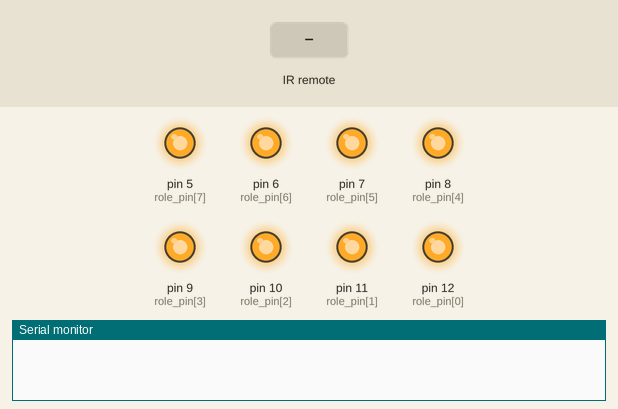
A sketch run on a simulated Arduino Uno, built with avr-gcc and run on an emulated ATmega328P. On the bench: output pins drawn as LEDs (lit = HIGH), the last lines printed to the serial monitor. The inputs (shaded band) are chosen by the test bench.

Above: at 1.2 s.
1.3 s: infrared code 0xDCECAB received
At 2.4 s:
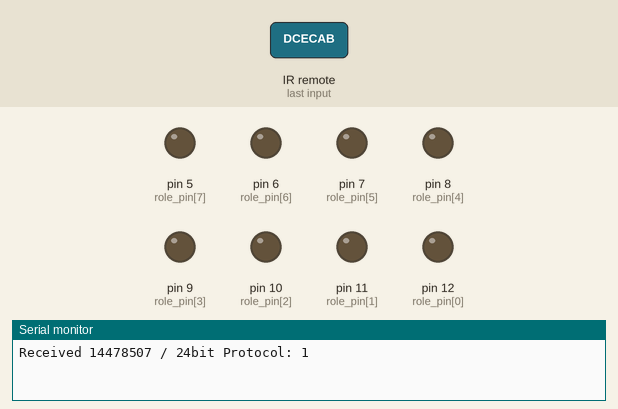
4.3 s: infrared code 0xDCECA1 received
At 5.2 s:
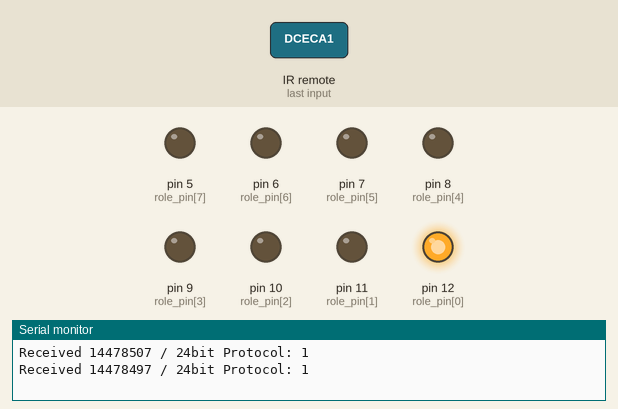
5.8 s: infrared code 0xDCECA2 received
At 6.4 s:
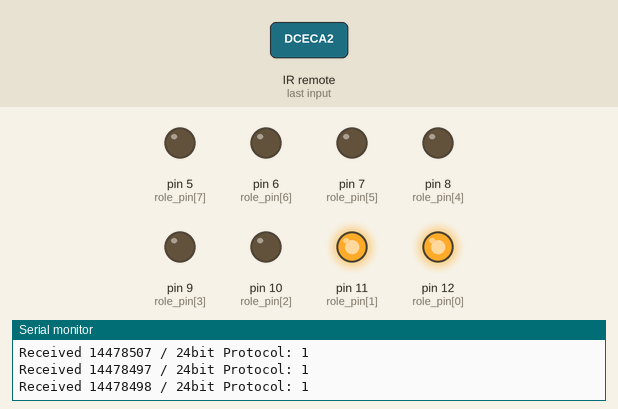
7.3 s: infrared code 0xDCECA3 received
At 8.5 s:
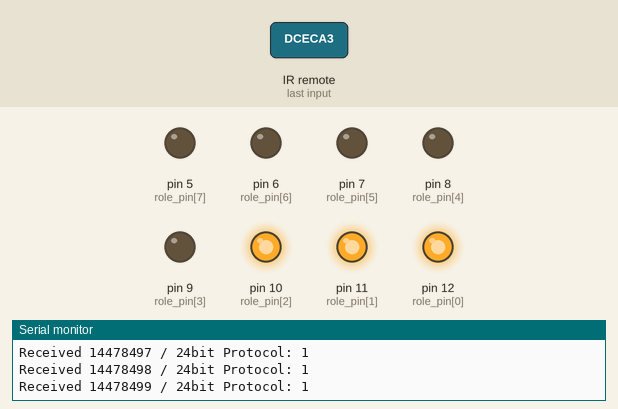
8.8 s: infrared code 0xDCECA4 received
At 9.9 s:
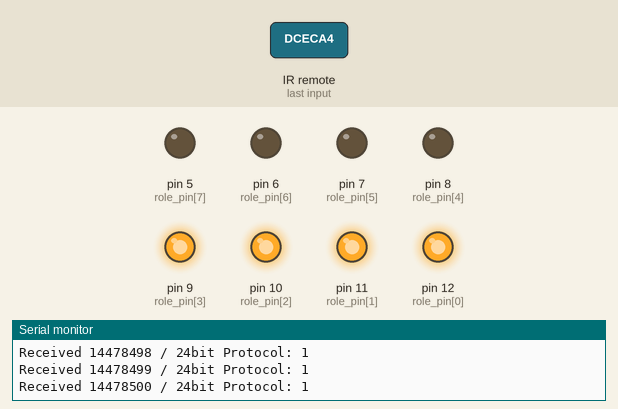
10.3 s: infrared code 0xDCECA5 received
At 11.0 s:
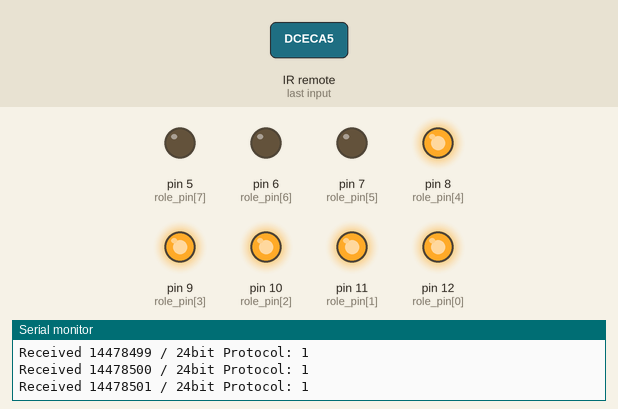
Timing chart, 0 to 12.8 s (numbered marks = the images above; inputs shaded):
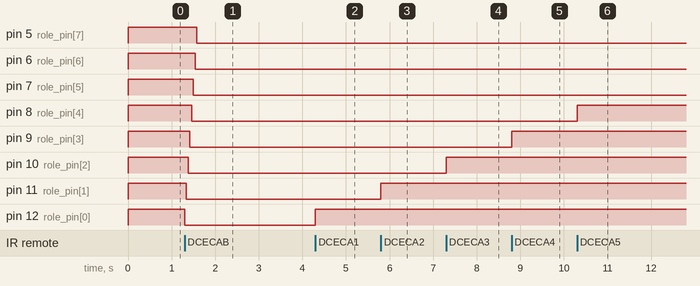

The sketch:

433Mhz_RF_8_kanal_role_kontrol.ino
```cpp
/*
  Simple example for receiving
  https://github.com/sui77/rc-switch/
  Dr.TRonik -> YouTube tarafından 8 Kanallı röle kartı ve RF kumanda için modifie edilmiştir...
  Açık kaynak dahilinde kişisel olarak kullanılabilir, dağıtılabilir, kopylalanabilir...
  İlgili kütüphane kısıtlamalarına tabidir...
 */

#include <RCSwitch.h>//Kütüphanemiz dahil edildi...
RCSwitch mySwitch = RCSwitch();//Modülümüzün ismi mySwitch oldu...

const int role_pin[8] = {12,11,10,9,8,7,6,5}; //Röle pinleri sabit integer değişkenlerine dizi olarak atandı...
int role_gecikme;

//___SET UP___
void setup() {

  for(int i=0; i<9; i++){          //Dizinin tüm elemanları
  pinMode(role_pin[i], OUTPUT);    //Çıkış  ve
  digitalWrite(role_pin[i], HIGH); // HIGH olacak şekilde tanımlandı...
  }

  Serial.begin(9600);
  mySwitch.enableReceive(0);  // Receiver on interrupt 0 => that is pin #2
}

//__LOOP___
void loop() {
  if (mySwitch.available()) {
    Serial.print("Received ");
    Serial.print( mySwitch.getReceivedValue() );
    Serial.print(" / ");
    Serial.print( mySwitch.getReceivedBitlength() );
    Serial.print("bit ");
    Serial.print("Protocol: ");
    Serial.println( mySwitch.getReceivedProtocol() );

role_gecikme=300;

if(mySwitch.getReceivedValue()== 14478497)
{
    digitalWrite(role_pin[0], !digitalRead(role_pin[0]));//Röle dizimizin 0.elemanı D12.pin... Toogle olarak çalışabilmesi için
    delay(role_gecikme);
}
if(mySwitch.getReceivedValue()== 14478498)
{
  digitalWrite(role_pin[1], !digitalRead(role_pin[1]));//Röle dizimizin 1.elemanı D11.pin... Toogle olarak çalışabilmesi için
   delay(role_gecikme);
}
if(mySwitch.getReceivedValue()== 14478499)
{
  digitalWrite(role_pin[2], !digitalRead(role_pin[2]));//Röle dizimizin 2.elemanı D10.pin... Toogle olarak çalışabilmesi için
   delay(role_gecikme);
}
if(mySwitch.getReceivedValue()== 14478500)
{
  digitalWrite(role_pin[3], !digitalRead(role_pin[3]));//Röle dizimizin 3.elemanı D9.pin... Toogle olarak çalışabilmesi için
   delay(role_gecikme);
}
if(mySwitch.getReceivedValue()== 14478501)
{
  digitalWrite(role_pin[4], !digitalRead(role_pin[4]));//Röle dizimizin 4.elemanı D8.pin... Toogle olarak çalışabilmesi için
   delay(role_gecikme);
}
if(mySwitch.getReceivedValue()== 14478502)
{
  digitalWrite(role_pin[5], !digitalRead(role_pin[5]));//Röle dizimizin 5.elemanı D7.pin... Toogle olarak çalışabilmesi için
   delay(role_gecikme);
}
if(mySwitch.getReceivedValue()== 14478503)
{
  digitalWrite(role_pin[6], !digitalRead(role_pin[6]));//Röle dizimizin 6.elemanı D6.pin... Toogle olarak çalışabilmesi için
   delay(role_gecikme);
}
if(mySwitch.getReceivedValue()== 14478504)
{
  digitalWrite(role_pin[7], !digitalRead(role_pin[7]));//Röle dizimizin 7.elemanı D5.pin... Toogle olarak çalışabilmesi için
   delay(role_gecikme);
}
//Röle dizimizin hepsini kapatabilmek için
if(mySwitch.getReceivedValue()== 14478508)
{
  for(int i=0; i<9; i++){
  digitalWrite(role_pin[i], HIGH);//Röle dizimizin hepsini 80mS ara ile tek tuş ile kapatabilmek için...
   delay(40);
}
delay(role_gecikme);
}

//Röle dizimizin hepsini açabilmek için
if(mySwitch.getReceivedValue()== 14478507)
{
  for(int i=0; i<9; i++){
  digitalWrite(role_pin[i], LOW);//Röle dizimizin hepsini 80mS ara ile tek tuş ile açabilmek için...
   delay(40);
}
delay(role_gecikme);
}
if(mySwitch.getReceivedValue()== 14478505)
{
    digitalWrite(role_pin[0], !digitalRead(role_pin[0]));//Röle dizimizin 0.elemanı D12.pin... Toogle olarak çalışabilmesi için
    digitalWrite(role_pin[1], !digitalRead(role_pin[1]));//Röle dizimizin 1.elemanı D11.pin... Toogle olarak çalışabilmesi için
    delay(role_gecikme);
}
if(mySwitch.getReceivedValue()== 14478506)
{
    digitalWrite(role_pin[0], !digitalRead(role_pin[0]));//Röle dizimizin 0.elemanı D12.pin... Toogle olarak çalışabilmesi için
    digitalWrite(role_pin[2], !digitalRead(role_pin[2]));//Röle dizimizin 2.elemanı D10.pin... Toogle olarak çalışabilmesi için
    delay(role_gecikme);
}

    mySwitch.resetAvailable();
  }

}
//DR.TRonik >>> YouTube>>> https://www.youtube.com/channel/UCrDlm8ldOOh5cG5prINb77w
```

Measured:
- after the input at 1.3 s, pin 5 (role_pin[7]): HIGH → LOW after 0.28 s; pin 6 (role_pin[6]): HIGH → LOW after 0.24 s; pin 7 (role_pin[5]): HIGH → LOW after 0.20 s; pin 8 (role_pin[4]): HIGH → LOW after 0.16 s; pin 9 (role_pin[3]): HIGH → LOW after 0.12 s
- after the input at 4.3 s, pin 12 (role_pin[0]): LOW → HIGH at once
- after the input at 5.8 s, pin 11 (role_pin[1]): LOW → HIGH at once
- after the input at 7.3 s, pin 10 (role_pin[2]): LOW → HIGH at once
- after the input at 8.8 s, pin 9 (role_pin[3]): LOW → HIGH at once
- after the input at 10.3 s, pin 8 (role_pin[4]): LOW → HIGH at once
